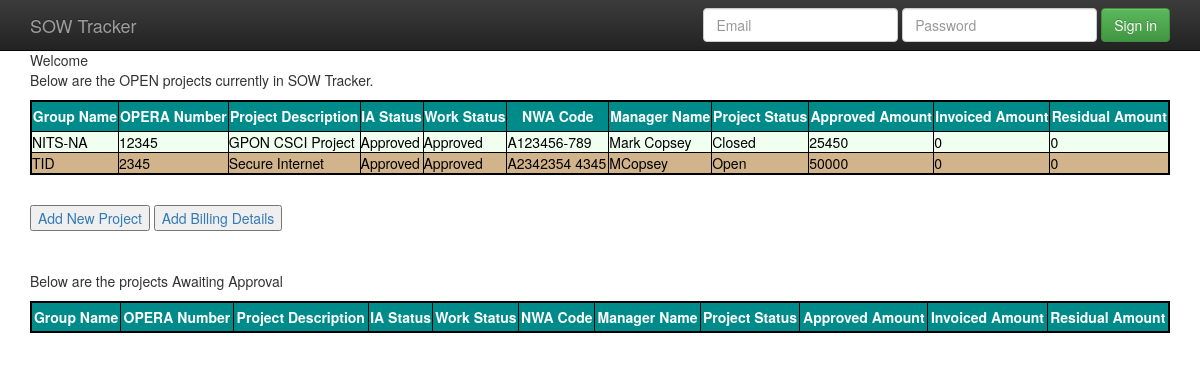
Page /sowtracker/home on the committed database.
### sowtracker/models.py (models this page shows, shortened)
class project(models.Model):
    group = models.CharField(max_length=10)
    opera_id = models.CharField(max_length=10)
    name = models.CharField(max_length=50)
    ia_status = models.CharField(max_length=20, choices=IA_STATUS_CHOICES)
    work_status = models.CharField(max_length=20, choices=WORK_STATUS_CHOICES)
    """ia_status = models.ForeignKey (iaStatus, on_delete=models.CASCADE, choices=IA_STATUS_CHOICES)
    work_status = models.ForeignKey(workStatus, on_delete=models.CASCADE, choices=)"""
    nwa_code = models.CharField(max_length=20)
    manager = models.CharField(max_length=50)
    status = models.CharField(max_length=10, choices=STATUS)
    approved_amount = models.IntegerField(default=0)
    invoiced_amount = models.IntegerField(default=0)
    residual_amount = models.IntegerField(default=0)
    objects = projQueryset.as_manager()

### sowtracker/views.py (the view)
# urls.py: re_path(r'home$', myhome),
def myhome(request):
    appProjs = project.objects.approvedProjs()
    """projlist = "\n"
    for proj in appProjs:
        projlist = projlist + "Group = " + proj['group'] + " Name = " + proj['name'] + " NWA Code = " + proj['nwa_code']
        projlist += "\t \t"
    """
    waitprojs = project.objects.notApprovedProjs()
    return render(request, "sowtracker/home.html", {'approvedprojs': appProjs, 'waitingprojs': waitprojs})

### sowtracker/models.py (called while the page is built)
    def approvedProjs(self):
        return self.filter(ia_status='A')

    def notApprovedProjs(self):
        return self.filter(
            Q(ia_status ='I') | Q(ia_status = 'S')
        )

### templates/sowtracker/home.html (shortened to what this page needs)
{% extends 'base.html' %}
    {% block content %}
        <hl>Welcome</hl>
        <br>
        <p>Below are the OPEN projects currently in SOW Tracker.
            <table border="2" padding="20px">
                <tr>
                    <th> Group Name </th>
                    <th> OPERA Number</th>
                    <th> Project Description</th>
                    <th> IA Status</th>
                    <th> Work Status</th>
                    <th> NWA Code </th>
                    <th> Manager Name </th>
                    <th> Project Status</th>
                    <th> Approved Amount</th>
                    <th> Invoiced Amount</th>
                    <th> Residual Amount</th>
                </tr>
                {% for proj in approvedprojs %}
                    <tr>
                        <td>{{ proj.group }}</td>
                        <td>{{ proj.opera_id }}</td>
                        <td>{{ proj.name }}</td>
                        {% if proj.ia_status == "A" %}
                            <td> Approved </td>
                        {% elif proj.ia_status == "S" %}
                            <td> Submitted </td>
                        {% elif proj.ia_status == "I" %}
                            <td> In Progress </td>
                        {% endif %}
                        {% if proj.work_status == "R" %}
                            <td> Requested </td>
                        {% elif proj.work_status == "W" %}
                            <td> Awaiting Approval </td>
                        {% elif proj.work_status == "A" %}
                            <td> Approved </td>
                        {% endif %}
                        <td>{{ proj.nwa_code }}</td>
                        <td>{{ proj.manager }}</td>
                        {% if proj.status == "O" %}
                            <td> Open </td>
                        {% elif proj.status == "C" %}
                            <td> Closed  </td>
                        {% endif %}
                        <td>{{ proj.approved_amount }}</td>
                        <td>{{ proj.invoiced_amount }}</td>
                        <td>{{ proj.residual_amount }}</td>
                    </tr>
                {% endfor %}
            </table>
        </p>
    <br>
    <a href="{% url 'add_new_project' %}">
        <button type="submit">Add New Project</button>
    </a>
    <a href="{% url 'add_billing_details' %}">
        <button type="submit">Add Billing Details</button>
    </a>
    <br>
    <br>
    <br>
    <p>Below are the projects Awaiting Approval
            <table border="2" padding="20px">
                <tr>
                    <th> Group Name </th>
                    <th> OPERA Number</th>
                    <th> Project Description</th>
                    <th> IA Status</th>
                    <th> Work Status</th>
                    <th> NWA Code </th>
                    <th> Manager Name </th>
                    <th> Project Status</th>
                    <th> Approved Amount</th>
                    <th> Invoiced Amount</th>
                    <th> Residual Amount</th>
                </tr>
            </table>
        </p>
    {% endblock %}

### templates/base.html (shortened to what this page needs)
{% load staticfiles %}
<!doctype html>
<html class="no-js" lang="">
    <head>
        <link rel="stylesheet" href="{% static 'css/bootstrap.min.css' %}">
        <link rel="stylesheet" href="{% static 'css/bootstrap-theme.min.css' %}">
        <link rel="stylesheet" href="{% static 'css/main.css' %}">
    </head>
    <body>
    <nav class="navbar navbar-inverse navbar-fixed-top" role="navigation">
      <div class="container">
        <div class="navbar-header">
          <a class="navbar-brand" href="/">SOW Tracker</a>
        </div>
        <div id="navbar" class="navbar-collapse collapse">
          <form class="navbar-form navbar-right" role="form">
            <div class="form-group">
              <input type="text" placeholder="Email" class="form-control">
            </div>
            <div class="form-group">
              <input type="password" placeholder="Password" class="form-control">
            </div>
            <button type="submit" class="btn btn-success">Sign in</button>
          </form>
        </div>
      </div>
    </nav>
        <div class="container">
            {% block content %}
            {% endblock %}
        </div>
    </body>
</html>

### static/css/main.css (style rules this page uses)
table { width: 100%; padding: 15px; text-align: left; background-color: tan; color: black; border: 2px solid black }
th { height: 30px; text-align: center; background-color: DarkCyan; color: white; border: 1px solid black }
tr:nth-child(even) { background-color: honeydew; }

### templates/base.html (style rules this page uses)
body { padding-top: 50px; padding-bottom: 20px; }

### rows in the picture
project: group "NITS-NA", opera_id "12345", name "GPON CSCI Project", ia_status "Approved", work_status "Approved", nwa_code "A123456-789", manager "Mark Copsey", status "Closed", approved_amount "25450", invoiced_amount "0", residual_amount "0"
project: group "TID", opera_id "2345", name "Secure Internet", ia_status "Approved", work_status "Approved", nwa_code "A2342354 4345", manager "MCopsey", status "Open", approved_amount "50000", invoiced_amount "0", residual_amount "0"
